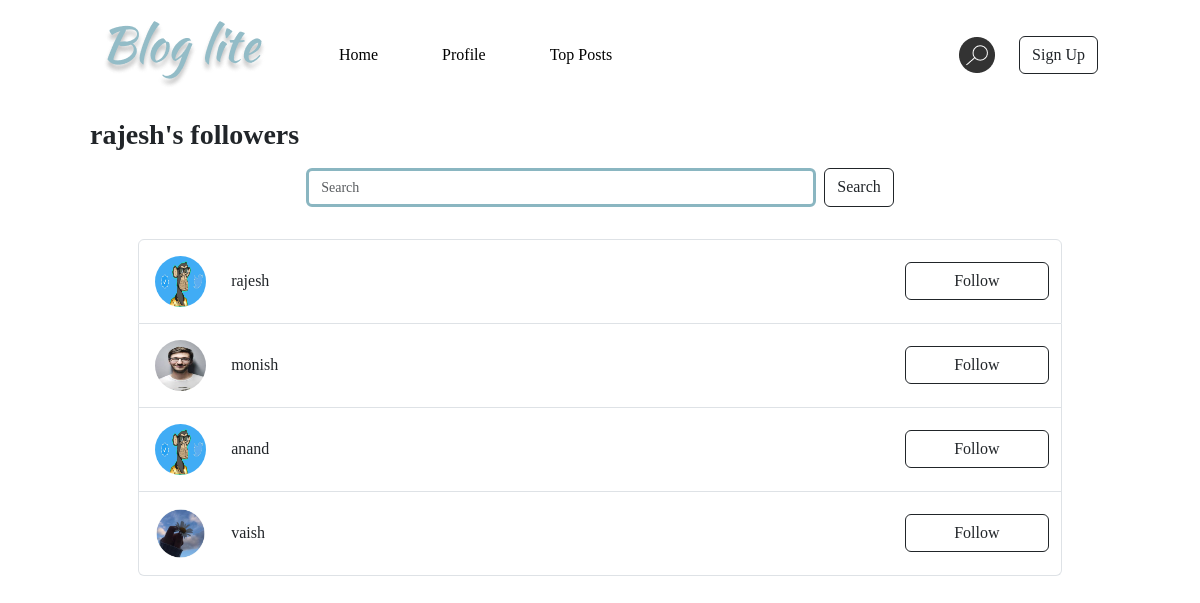
The app's page /followers/rajesh with its own data.
### application/models.py (models this page shows, shortened)
class User(UserMixin, db.Model):
    __tablename__ = 'user'
    uid = db.Column(db.Integer, autoincrement=True, primary_key=True)
    uname = db.Column(db.String(255), unique=True, nullable=False)
    fname = db.Column(db.String(255), nullable=False)
    lname = db.Column(db.String(255), nullable=False)
    email = db.Column(db.String(255), unique=True, nullable=False)
    pro_pic = db.Column(db.String(255), nullable=False)
    bio = db.Column(db.String(255))
    pwd = db.Column(db.String(255), nullable=False)
    posts = db.relationship('Post', backref='user')
    comments = db.relationship('Comment', backref='user')
    followings = db.relationship('Following', backref='user')
    followers = db.relationship('Follower', backref='user')
    likes = db.relationship('Like', backref='user')

### application/controllers.py (the view)
@app.route("/followers/<string:username>", methods=["POST", "GET"])
def followers(username):
    query = ""
    user = db.session.query(User).filter(User.uname == username).first()
    if user is None:
        raise NotFoundError(status_code=404)
    if request.method == "POST":
        query = request.form["query"]
        users = []
        for f in user.followers:
            fuser = db.session.query(User).filter(User.uid == f.fid).first()
            if fuser.uname.startswith(query) or fuser.fname.startswith(query) or fuser.lname.startswith(query):
                users.append(fuser)
    else:
        users = []
        for f in user.followers:
            fuser = db.session.query(User).filter(User.uid == f.fid).first()
            users.append(fuser)
    return render_template("followers.html", current_user=current_user, user=user, users=users, query=query)

### templates/followers.html (shortened to what this page needs)
{% extends "base.html" %} {% block title %} Followers {% endblock title %}  {% block body %}
    <h3 class="fw-bold mt-4 px-5">{{ user.uname }}'s followers</h3>
    <div class="p-5 py-2">
        <form
            class="d-flex justify-content-center"
            role="search"
            method="post"
            action="{{ url_for('followers', username=user.uname) }}"
        >
            <input
                class="form-control me-2 w-50"
                type="search"
                placeholder="Search"
                name="query"
                value="{{ query }}"
            />
            <button class="btn btn-outline-dark" type="submit">Search</button>
        </form>
    </div>
    <div class="p-5 mx-5 py-4">
        <ul class="list-group">
            {% for user in users %}
            <li class="list-group-item">
                <div class="row py-2">
                    <div class="col col-1">
                        <a href="{{ url_for('profile', username=user.uname) }}">
                            <img
                                src="{{ url_for('static', filename='images/' + user.pro_pic) }}"
                                alt="pro-pic"
                                height=""
                                width=""
                                class="comment-pic"
                            />
                        </a>
                    </div>
                    <a class="col col-9 my-auto" href="{{ url_for('profile', username=user.uname) }}">
                        <p class="m-0">{{ user.uname }}</p>
                    </a>
                    <div class="col col-2 my-auto p-0 pe-2">
                        <form
                            action="{{ url_for('connection', username=user.uname) }}"
                        >
                            <button type="submit" class="btn btn-outline-dark w-100">
                                {% if current_user.is_authenticated and current_user.following(user) %} Unfollow {% else %}
                                Follow {% endif %}
                            </button>
                        </form>
                    </div>
                </div>
            </li>
            {% else %}
            <p class="text-center m-5">No results found!</p>
            {% endfor %}
        </ul>
    </div>
    {% endblock body %}

### static/css/style.css (style rules this page uses)
a { text-decoration: none; color: inherit; }
body { font-family: "OpenSans"; }
.form-control, .form-check-input { border: 3px solid #8ab6c1; font-size: 14px; }

### templates/followers.html (style rules this page uses)
.comment-pic { border-radius: 50%; height: 51px; width: 51px; }

### records on screen
User: uname "rajesh", pro_pic (picture)
User: pro_pic (picture), uname "monish"
User: pro_pic (picture), uname "anand"
User: pro_pic (picture), uname "vaish"
